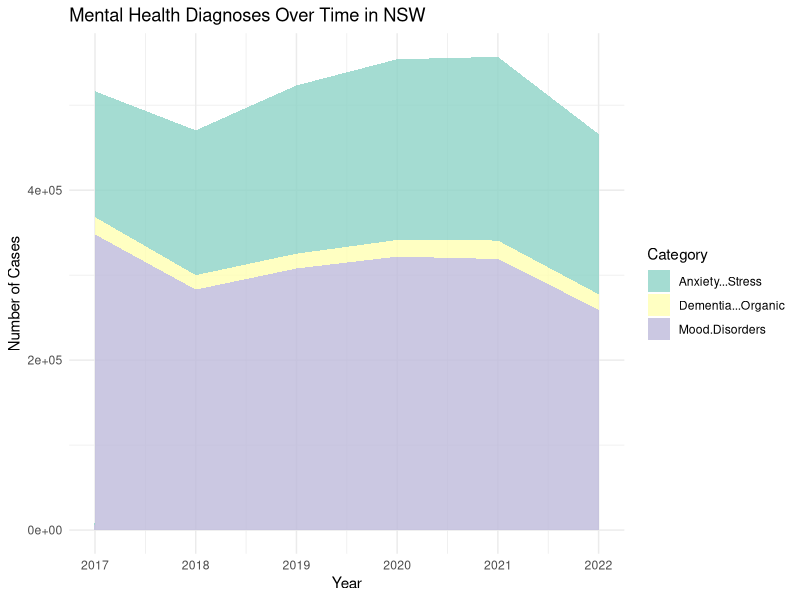
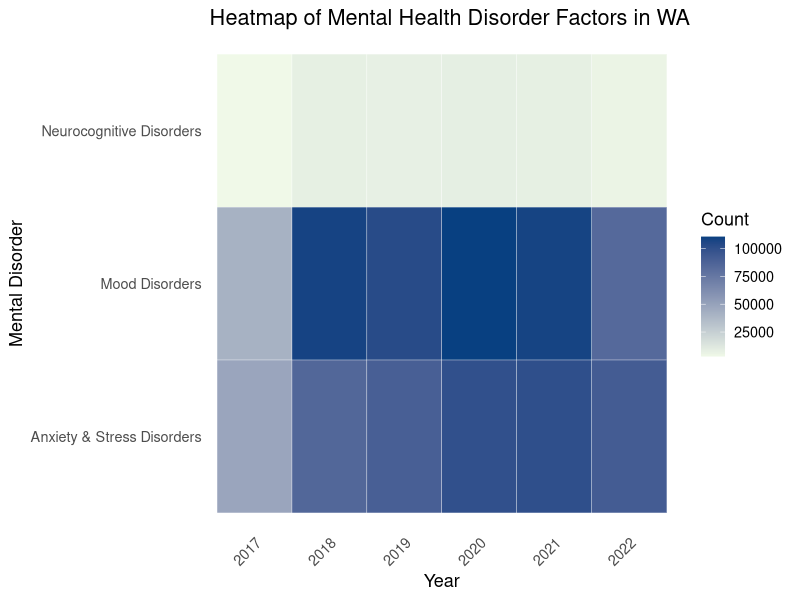
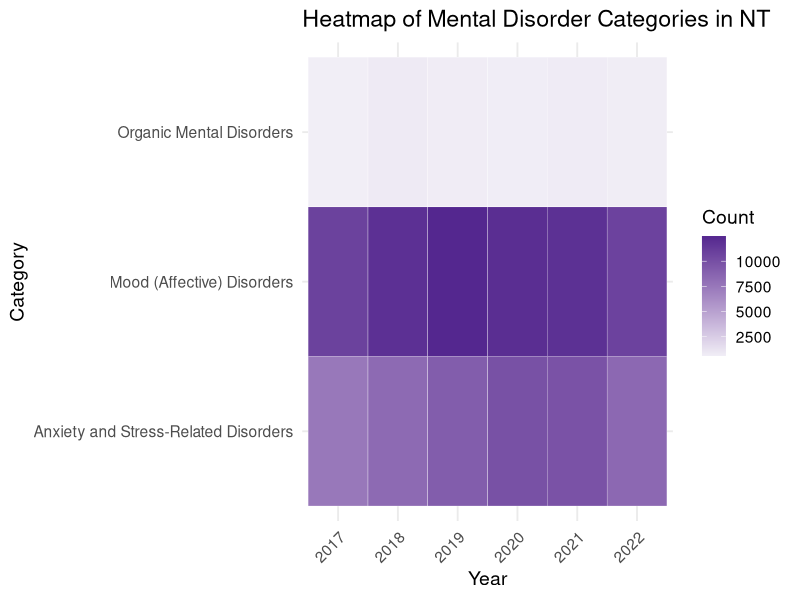

Source code (R) for these figures, in order:
## ---- chunk 1
# Load necessary packages
library(tidyverse)
library(ggplot2)
library(reshape2)  # for data transformation
library(dplyr)
## ---- chunk 2
# Mental disorders NSW
years <- 2017:2022
data <- data.frame(
  Year = years,
  `Dementia & Organic` = c(20376, 17042, 17443, 19572, 21740, 18087),
  `Mood Disorders` = c(347902, 282943, 307838, 321787, 318999, 259397),
  `Anxiety & Stress` = c(148081, 170410, 197990, 212723, 216109, 188543)
)

# Convert data to long format
df_long <- data %>%
  pivot_longer(-Year, names_to = "Category", values_to = "Count")

# Stacked Area Chart
ggplot(df_long, aes(x = Year, y = Count, fill = Category)) +
  geom_area(alpha = 0.8 , position = "stack") +
  scale_fill_brewer(palette = "Set3") +
  theme_minimal() +
  labs(
    title = "Mental Health Diagnoses Over Time in NSW",
    x = "Year",
    y = "Number of Cases",
    fill = "Category"
  )
## ---- chunk 3
#Heatmap for mental health data in WA
# Data frame
df <- data.frame(
  Factor = c(
    "Neurocognitive Disorders", "Mood Disorders", "Anxiety & Stress Disorders"
  ),
  `2017` = c(3109, 41390, 48400),
  `2018` = c(8045, 108253, 85380),
  `2019` = c(7739, 103180, 89979),
  `2020` = c(8569, 110639, 99595),
  `2021` = c(8068, 108202, 100641),
  `2022` = c(5857, 83692, 91885),
  check.names = FALSE
)

# Convert to long format
df_long <- df %>%
  pivot_longer(cols = -Factor, names_to = "Year", values_to = "Count")

# Heatmap
ggplot(df_long, aes(x = Year, y = Factor, fill = Count)) +
  geom_tile(color = "white") +
  scale_fill_gradient(low = "#f0f9e8", high = "#084081") +
  labs(
    title = "Heatmap of Mental Health Disorder Factors in WA",
    x = "Year",
    y = "Mental Disorder",
    fill = "Count"
  ) +
  theme_minimal(base_size = 13) +
  theme(
    axis.text.x = element_text(angle = 45, hjust = 1),
    panel.grid = element_blank()
  )
## ---- chunk 4

#Heat map for Northern Territory
# ---- Data ----
df <- tribble(
  ~Category, ~`2017`, ~`2018`, ~`2019`, ~`2020`, ~`2021`, ~`2022`,
  "Organic Mental Disorders", 608, 831, 718, 657, 749, 688,
  "Mood (Affective) Disorders", 10833, 11953, 12480, 12087, 11906, 10803,
  "Anxiety and Stress-Related Disorders", 7485, 8316, 9144, 9917, 9804, 8434
)

# Convert to long format
df_long <- df %>%
  pivot_longer(cols = -Category, names_to = "Year", values_to = "Count")

# ---- Heatmap ----
ggplot(df_long, aes(x = Year, y = Category, fill = Count)) +
  geom_tile(color = "white") +
  scale_fill_gradient(low = "#f1eef6", high = "#54278f") +
  labs(
    title = "Heatmap of Mental Disorder Categories in NT",
    x = "Year",
    y = "Category",
    fill = "Count"
  ) +
  theme_minimal(base_size = 14) +
  theme(axis.text.x = element_text(angle = 45, hjust = 1))
